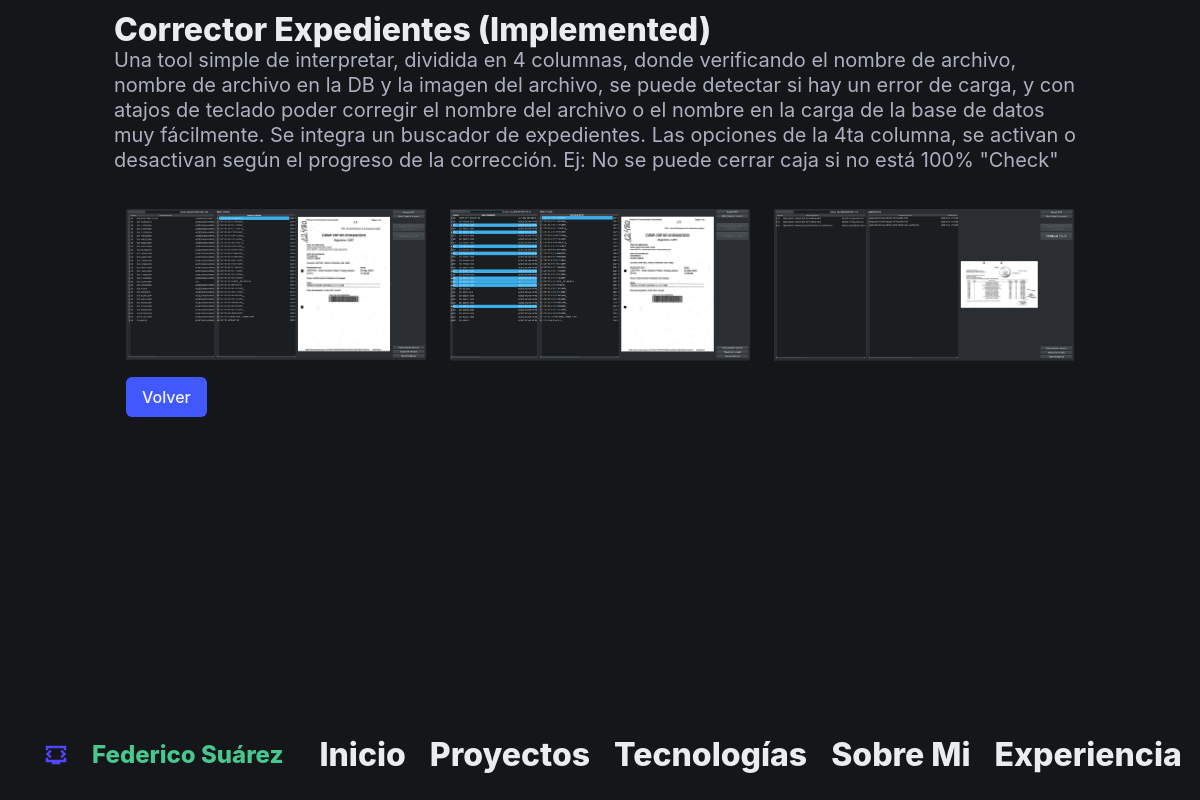
The page /proyecto/2/galeria/ on the database its author committed.
### app_mock/models.py (models this page shows, shortened)
class Project(models.Model):
    title = models.CharField(max_length=100)
    description = models.TextField(max_length=500)
    nro_orden = models.PositiveSmallIntegerField(editable=True)  # Editable y no único
    status = models.BooleanField(default=True)
    inicio = models.DateField()
    technologies = models.ManyToManyField('Technology', related_name='projects')  # Relación muchos a muchos

class ProjectImage(models.Model):
    project = models.ForeignKey(Project, related_name='images', on_delete=models.CASCADE)
    image = models.ImageField(upload_to='projects/')

### app_mock/views.py (the view)
# urls.py: path('proyecto/<int:pk>/galeria/', ProjectGalleryView.as_view(), name='project_gallery'),
class ProjectGalleryView(DetailView):
    model = Project
    template_name = 'app_mock/project_gallery.html'
    context_object_name = 'project'
    def get_object(self, queryset=None):
        return get_object_or_404(Project, pk=self.kwargs.get("pk"))

### app_mock/templates/app_mock/project_gallery.html
{% extends 'app_mock/base.html' %}
{% load static %}
{% block content %}
<div class="hero is-small">
    <div class="hero-body">
        <div class="project-gallery">
            <div class="columns is-multiline is-variable">
                <div class="title">{{ project.title }}</div>
                <div class="subtitle">{{ project.description }}</div>
                {% for image in project.images.all %}
                <div class="column is-full-mobile is-half-tablet is-one-third-desktop">
                        <a href="{{ image.image.url }}" title="{{ project.title }}">
                            <img src="{{ image.image.url }}" alt="{{ project.title }}" class="gallery-thumb">
                        </a>
                    </div>
                {% endfor %}
            </div>
        </div>
        <a href="{% url 'main' %}" class="button is-link mt-4">Volver</a>
    </div>
</div>
{% endblock content %}

### app_mock/static/app_mock/css/scroll_efect.css (style rules this page uses)
.hero { opacity: 0; transform: translateY(100px); transition: opacity 1s ease-out, transform 1s ease-out; }
.hero.is-visible { opacity: 1; transform: translateY(0); }

### app_mock/static/app_mock/css/modal.css (style rules this page uses)
.gallery-thumb { max-width: 100%; height: auto; display: block; object-fit: contain; cursor: pointer; transition: transform 0.2s ease-in-out; }

### rows shown on the page
Project: title "Corrector Expedientes (Implemented)", description "Una tool simple de interpretar, dividida en 4 columnas, donde verificando el nombre de archivo, nombre de archivo en la DB y la imagen del archivo, se puede detectar si hay un error de carga, y con atajos de teclado poder corregir el nombre del archivo o el nombre en la carga de la base de datos muy fácilmente. Se integra un buscador de expedientes. Las opciones de la 4ta columna, se activan o desactivan según el progreso de la corrección. Ej: No se puede cerrar caja si no está 100% \"Check\""
ProjectImage: image (picture)
ProjectImage: image (picture)
ProjectImage: image (picture)
